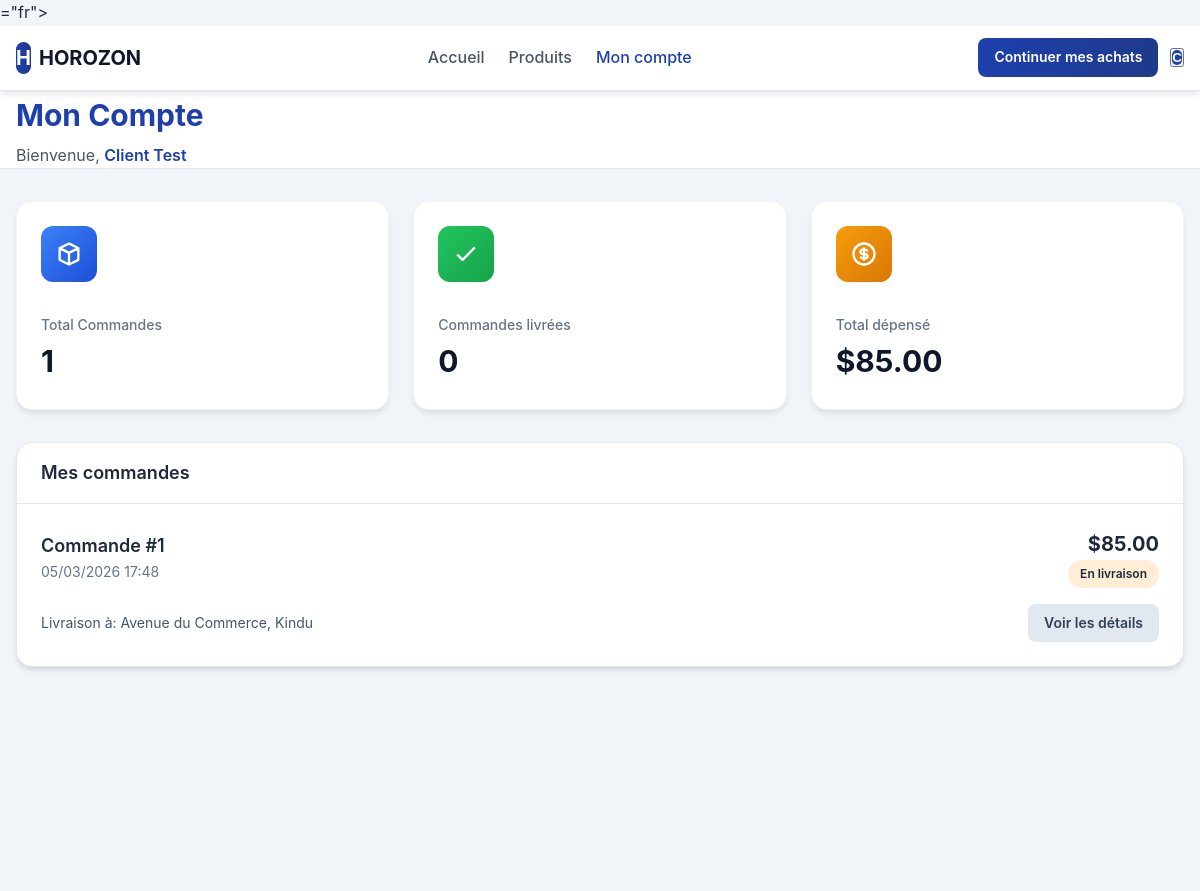
Page /client/index.php (signed in) on the committed database.
### tables this page shows
CREATE TABLE IF NOT EXISTS users (
    id INT AUTO_INCREMENT PRIMARY KEY,
    name VARCHAR(255) NOT NULL,
    email VARCHAR(255) NOT NULL UNIQUE,
    phone VARCHAR(50),
    password VARCHAR(255) NOT NULL,
    profile_image TEXT,
    role ENUM('client', 'admin', 'livreur') NOT NULL DEFAULT 'client',
    address TEXT,
    city VARCHAR(100),
    latitude DECIMAL(10, 8),
    longitude DECIMAL(11, 8),
    is_active TINYINT(1) DEFAULT 1,
    created_at TIMESTAMP DEFAULT CURRENT_TIMESTAMP,
    updated_at TIMESTAMP DEFAULT CURRENT_TIMESTAMP ON UPDATE CURRENT_TIMESTAMP
);

CREATE TABLE IF NOT EXISTS orders (
    id INT AUTO_INCREMENT PRIMARY KEY,
    user_id INT NOT NULL,
    customer_name VARCHAR(255) NOT NULL,
    customer_phone VARCHAR(50) NOT NULL,
    customer_address TEXT NOT NULL,
    customer_city VARCHAR(100) NOT NULL,
    customer_latitude DECIMAL(10, 8),
    customer_longitude DECIMAL(11, 8),
    total_amount DECIMAL(10, 2) NOT NULL,
    status ENUM('en_attente', 'paye', 'en_preparation', 'en_livraison', 'livre', 'annule') NOT NULL DEFAULT 'en_attente',
    delivery_person_id INT,
    created_at TIMESTAMP DEFAULT CURRENT_TIMESTAMP,
    updated_at TIMESTAMP DEFAULT CURRENT_TIMESTAMP ON UPDATE CURRENT_TIMESTAMP,
    FOREIGN KEY (user_id) REFERENCES users(id) ON DELETE CASCADE,
    FOREIGN KEY (delivery_person_id) REFERENCES users(id) ON DELETE SET NULL
);

### config/functions.php (called while the page is built, shortened)
<?php
function getCurrentUser() {
    $db = getDB();
    $stmt = $db->prepare("SELECT * FROM users WHERE id = ? AND is_active = 1");
    $stmt->execute([$_SESSION['user_id']]);
    $user = $stmt->fetch();
    return $user ?: null;
}
function requireRole($roles) {
    $user = getCurrentUser();
    return $user;
}
function getOrdersByUser($userId) {
    $db = getDB();
    $stmt = $db->prepare("SELECT * FROM orders WHERE user_id = ? ORDER BY created_at DESC");
    $stmt->execute([$userId]);
    return $stmt->fetchAll();
}

### client/index.php (the view, shortened to what this page needs)
<?php
require_once '../config/functions.php';
$user = requireRole(['client']);
$orders = getOrdersByUser($user['id']);
$totalOrders = count($orders);
$deliveredOrders = count(array_filter($orders, function($o) { return $o['status'] === 'livre'; }));
$totalSpent = array_sum(array_map(function($o) {
    return in_array($o['status'], ['livre', 'en_livraison', 'en_preparation', 'paye']) ? $o['total_amount'] : 0;
}, $orders));
$statusColors = [
    'en_attente' => 'bg-yellow-100 text-yellow-800 border-yellow-200',
    'paye' => 'bg-blue-100 text-blue-800 border-blue-200',
    'en_preparation' => 'bg-purple-100 text-purple-800 border-purple-200',
    'en_livraison' => 'bg-orange-100 text-orange-800 border-orange-200',
    'livre' => 'bg-green-100 text-green-800 border-green-200',
    'annule' => 'bg-red-100 text-red-800 border-red-200',
];
$statusLabels = [
    'en_attente' => 'En attente de paiement',
    'paye' => 'Payé - En préparation',
    'en_preparation' => 'En préparation',
    'en_livraison' => 'En livraison',
    'livre' => 'Livré',
    'annule' => 'Annulé',
];
?>
<!DOCTYPE html>
<html lang>
<head<meta name="viewport" content="width=device-width, initial-scale=1.0">
    <link rel="stylesheet" href="/css/style.css">
</head>
<body>
    <header class="header">
        <div class="container">
            <div class="flex items-center justify-between" style="height: 4rem;">
                <div class="flex items-center gap-4">
                    <a href="/" class="flex items-center gap-2">
                        <div class="w-10 h-10 bg-gradient-to-r from-blue-600 to-blue-800 rounded-lg flex items-center justify-center text-white font-bold text-xl">H</div>
                        <span class="text-xl font-bold text-gray-900">HOROZON</span>
                    </a>
                </div>
                <nav class="hidden md:flex items-center gap-6">
                    <a href="/" class="header-nav-link">Accueil</a>
                    <a href="/produits.php" class="header-nav-link">Produits</a>
                    <a href="/client/index.php" class="header-nav-link active">Mon compte</a>
                </nav>
                <div class="flex items-center gap-3">
                    <a href="/produits.php" class="btn btn-primary btn-sm">Continuer mes achats</a>
                    <div class="dropdown">
                        <button onclick="toggleDropdown()" class="flex items-center gap-2 cursor-pointer">
                            <div class="w-8 h-8 bg-blue-600 rounded-full flex items-center justify-center text-white font-semibold">
                                <?= strtoupper(substr($user['name'], 0, 1)) ?>
                            </div>
                        </button>
                    </div>
                </div>
            </div>
        </div>
    </header>
    <main class="min-h-screen bg-gray-50">
        <div class="bg-white shadow-sm border-b border-gray-200">
            <div class="container py-6">
                <div class="flex flex-col md:flex-row md:items-center md:justify-between gap-4">
                    <div>
                        <h1 class="text-3xl font-bold text-gradient">Mon Compte</h1>
                        <p class="text-gray-600 mt-1">Bienvenue, <span class="font-semibold text-blue-600"><?= htmlspecialchars($user['name']) ?></span></p>
                    </div>
                </div>
            </div>
        </div>
        <div class="container py-8">
            <div class="grid grid-cols-1 md:grid-cols-3 gap-6 mb-8">
                <div class="stat-card">
                    <div class="flex items-center justify-between mb-4">
                        <div class="stat-icon" style="background: linear-gradient(to bottom right, #3b82f6, #1d4ed8);">
                            <svg class="w-7 h-7 text-white" fill="none" stroke="currentColor" viewBox="0 0 24 24">
                                <path stroke-linecap="round" stroke-linejoin="round" stroke-width="2" d="M20 7l-8-4-8 4m16 0l-8 4m8-4v10l-8 4m0-10L4 7m8 4v10M4 7v10l8 4"></path>
                            </svg>
                        </div>
                    </div>
                    <p class="stat-label">Total Commandes</p>
                    <p class="stat-value"><?= $totalOrders ?></p>
                </div>
                <div class="stat-card">
                    <div class="flex items-center justify-between mb-4">
                        <div class="stat-icon" style="background: linear-gradient(to bottom right, #22c55e, #16a34a);">
                            <svg class="w-7 h-7 text-white" fill="none" stroke="currentColor" viewBox="0 0 24 24">
                                <path stroke-linecap="round" stroke-linejoin="round" stroke-width="2" d="M5 13l4 4L19 7"></path>
                            </svg>
                        </div>
                    </div>
                    <p class="stat-label">Commandes livrées</p>
                    <p class="stat-value"><?= $deliveredOrders ?></p>
                </div>
                <div class="stat-card">
                    <div class="flex items-center justify-between mb-4">
                        <div class="stat-icon" style="background: linear-gradient(to bottom right, #f59e0b, #d97706);">
                        </div>
                    </div>
                    <p class="stat-label">Total dépensé</p>
                    <p class="stat-value">$<?= number_format($totalSpent, 2) ?></p>
                </div>
            </div>
            <div class="card">
                <div class="card-header">
                    <h2 class="text-lg font-semibold">Mes commandes</h2>
                </div>
                <div class="divide-y divide-gray-200">
                    <?php foreach ($orders as $order): ?>
                        <div class="p-6">
                            <div class="flex items-center justify-between mb-4">
                                <div>
                                    <h3 class="text-lg font-semibold">Commande #<?= $order['id'] ?></h3>
                                    <p class="text-sm text-gray-500"><?= date('d/m/Y H:i', strtotime($order['created_at'])) ?></p>
                                </div>
                                <div class="text-right">
                                    <p class="text-xl font-bold">$<?= number_format($order['total_amount'], 2) ?></p>
                                    <span class="status-badge <?= $statusColors[$order['status']] ?>">
                                        <?= $statusLabels[$order['status']] ?>
                                    </span>
                                </div>
                            </div>
                            <div class="flex items-center justify-between">
                                <div class="text-sm text-gray-600">
                                    <p>Livraison à: <?= htmlspecialchars($order['customer_address']) ?>, <?= htmlspecialchars($order['customer_city']) ?></p>
                                </div>
                                <a href="/client/commande.php?id=<?= $order['id'] ?>" class="btn btn-secondary btn-sm">Voir les détails</a>
                            </div>
                        </div>
                    <?php endforeach; ?>
                </div>
            </div>
        </div>
    </main>
</body>
</html>

### css/style.css (style rules this page uses)
:root { --primary: #1e40af; --primary-dark: #1e3a8a; --primary-light: #3b82f6; --secondary: #64748b; --success: #22c55e; --warning: #eab308; --danger: #ef4444; --info: #0ea5e9; --dark: #0f172a; --light: #f8fafc; --gray-100: #f1f5f9; --gray-200: #e2e8f0; --gray-300: #cbd5e1; --gray-400: #94a3b8; --gray-500: #64748b; --gray-600: #475569; --gray-700: #334155; --gray-800: #1e293b; --gray-900: #0f172a; }
* { margin: 0; padding: 0; box-sizing: border-box; }
body { font-family: -apple-system, BlinkMacSystemFont, 'Segoe UI', Roboto, 'Helvetica Neue', Arial, sans-serif; line-height: 1.6; color: var(--gray-800); background: var(--gray-100); }
a { text-decoration: none; color: inherit; }
.container { max-width: 1280px; margin: 0 auto; padding: 0 1rem; }
.btn { display: inline-flex; align-items: center; justify-content: center; padding: 0.75rem 1.5rem; font-weight: 600; border-radius: 0.5rem; transition: all 0.2s; cursor: pointer; border: none; gap: 0.5rem; }
.btn-primary { background: linear-gradient(to right, var(--primary), var(--primary-dark)); color: white; }
.btn-secondary { background: var(--gray-200); color: var(--gray-700); }
.btn-sm { padding: 0.5rem 1rem; font-size: 0.875rem; }
.card { background: white; border-radius: 1rem; box-shadow: 0 4px 6px -1px rgba(0, 0, 0, 0.1), 0 2px 4px -1px rgba(0, 0, 0, 0.06); border: 1px solid var(--gray-200); }
.card-header { padding: 1rem 1.5rem; border-bottom: 1px solid var(--gray-200); }
.grid { display: grid; gap: 1.5rem; }
.grid-cols-1 { grid-template-columns: repeat(1, minmax(0, 1fr)); }
@media (min-width: 768px) { .md\:grid-cols-3 { grid-template-columns: repeat(3, minmax(0, 1fr)); } }
.flex { display: flex; }
.flex-col { flex-direction: column; }
.items-center { align-items: center; }
.justify-center { justify-content: center; }
.justify-between { justify-content: space-between; }
.gap-2 { gap: 0.5rem; }
.gap-3 { gap: 0.75rem; }
.gap-4 { gap: 1rem; }
.gap-6 { gap: 1.5rem; }
.mt-1 { margin-top: 0.25rem; }
.mb-4 { margin-bottom: 1rem; }
.mb-8 { margin-bottom: 2rem; }
.p-6 { padding: 1.5rem; }
.py-8 { padding-top: 2rem; padding-bottom: 2rem; }
.text-sm { font-size: 0.875rem; }
.text-lg { font-size: 1.125rem; }
.text-xl { font-size: 1.25rem; }
.text-3xl { font-size: 1.875rem; }
.text-right { text-align: right; }
.font-semibold { font-weight: 600; }
.font-bold { font-weight: 700; }
.text-white { color: white; }
.text-gray-500 { color: var(--gray-500); }
.text-gray-600 { color: var(--gray-600); }
.text-gray-900 { color: var(--gray-900); }
.text-blue-600 { color: var(--primary); }
.bg-white { background-color: white; }
.bg-gray-50 { background-color: var(--gray-100); }
.bg-blue-600 { background-color: var(--primary); }
.bg-orange-100 { background-color: #ffedd5; }
.bg-gradient-to-r { background-image: linear-gradient(to right, var(--primary), var(--primary-dark)); }
.border-b { border-bottom: 1px solid var(--gray-200); }
.rounded-lg { border-radius: 0.5rem; }
.rounded-full { border-radius: 9999px; }
.min-h-screen { min-height: 100vh; }
.hidden { display: none; }
@media (min-width: 768px) { .md\:flex { display: flex; } }
.cursor-pointer { cursor: pointer; }
.header { background: white; box-shadow: 0 4px 6px -1px rgba(0, 0, 0, 0.1); position: sticky; top: 0; z-index: 50; border-bottom: 1px solid var(--gray-200); }
.header-nav-link { color: var(--gray-600); font-weight: 500; transition: color 0.2s; padding: 0.5rem 0; }
.header-nav-link:hover, .header-nav-link.active { color: var(--primary); }
.status-badge { display: inline-flex; align-items: center; padding: 0.25rem 0.75rem; border-radius: 9999px; font-size: 0.75rem; font-weight: 600; }
.stat-card { background: white; border-radius: 1rem; padding: 1.5rem; box-shadow: 0 4px 6px -1px rgba(0, 0, 0, 0.1); border: 1px solid var(--gray-100); transition: all 0.3s; }
.stat-icon { width: 3.5rem; height: 3.5rem; border-radius: 0.75rem; display: flex; align-items: center; justify-content: center; margin-bottom: 1rem; }
.stat-icon svg { width: 1.75rem; height: 1.75rem; }
.stat-value { font-size: 1.875rem; font-weight: 700; color: var(--gray-900); }
.stat-label { font-size: 0.875rem; color: var(--gray-500); font-weight: 500; }
.dropdown { position: relative; }
.text-gradient { background: linear-gradient(to right, var(--primary), var(--primary-dark)); -webkit-background-clip: text; -webkit-text-fill-color: transparent; background-clip: text; }

### rows in the picture
users: name "C", name "Client Test"
orders: status "0", total_amount "85.00", id "1", created_at "05/03/2026 17:48", status "En livraison", customer_address "Avenue du Commerce", customer_city "Kindu"

### other values in the picture
$totalOrders "1"
